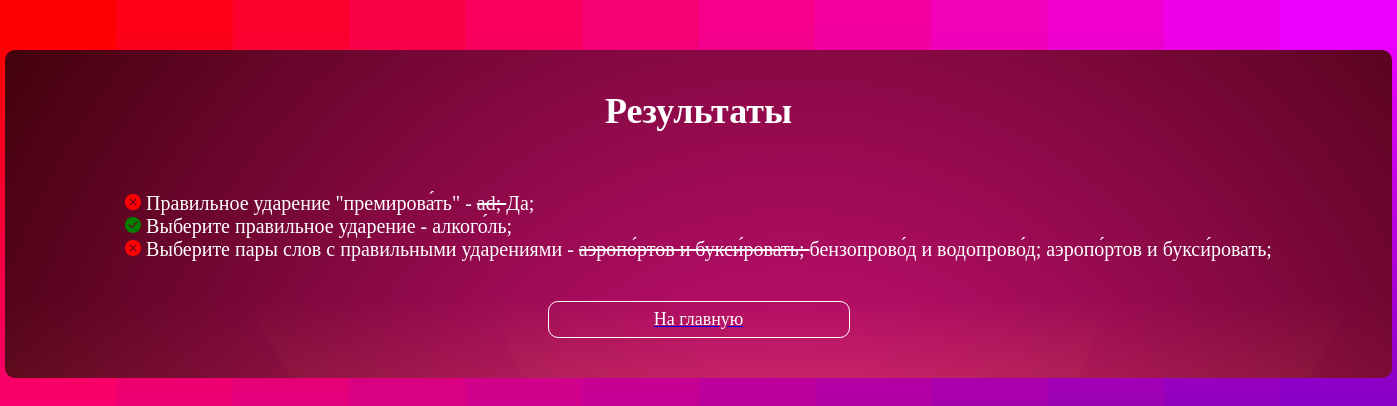
Screenshot of /result (signed in) with the database file from the repository.
### tables this page shows
CREATE TABLE "questions" (
			"id"	INTEGER PRIMARY KEY AUTOINCREMENT,
			"quest"	TEXT NOT NULL,
			"type"	TEXT NOT NULL,
			"answer" TEXT NOT NULL
		);

### app/routes.py (the view)
@app.route('/result')
def result():
    if 'id' not in session:
        return redirect(url_for('index'))
    questions = Questions(app.database_url, session)
    result = questions.getResults()
    return render_template('result.html', result=result)

### app/templates/result.html (shortened to what this page needs)
{% extends "base.html" %}
{% block content %}
<div class='container'>
    <div class='container__title'>Результаты</div>
    <div class='result'>
        {% for ans_block in result %}
        <div class='result__block'>
            {% for ans in ans_block %}
            <div class='result__item'>
                <span>{{ans.question}} - </span>
                {% if ans.answer != ans.answer_true %}
                <span class='result__error'>{{ans.answer}}</span>
                <span>{{ans.answer_true}}</span>
                {% else %}
                <span>{{ans.answer}}</span>
                {% endif %}
            </div>
            {% endfor %}
        </div>
        {% endfor %}
    </div>
    <a href='/'>
        <div class='button'>
            На главную
        </div>
    </a>
</div>
{% endblock %}

### app/templates/base.html (shortened to what this page needs)
<html>
    <head>
        <link rel="stylesheet" href="{{ url_for('static', filename='css/main.css') }}">
    </head>
    <body>
        {% block content %}{% endblock %}
    </body>
</html>

### app/static/css/main.css (style rules this page uses)
body { margin: 0; background-color: #ff0000; background-attachment: fixed; background-size: cover; color: #ffffff; }
.container { background-color: #330000; background-attachment: fixed; background-size: cover; margin-top: 50px; text-align: center; margin-left: auto; margin-right: auto; padding: 20px 100px; width: fit-content; border-radius: 10px; }
.container__title { font-size: 36px; font-weight: bold; padding: 20px 0; }
.button { width: 300px; height: 35px; margin-bottom: 20px; margin-left: auto; margin-right: auto; font-size: 18px; background: none; border: 1px solid #ffffff; color: #ffffff; line-height: 35px; cursor: pointer; border-radius: 10px; }
.result { font-size: 20px; width: max-content; max-width: 1200px; margin-left: auto; margin-right: auto; text-align: left; margin-bottom: 20px; }
.result__block { padding: 20px; margin-top: 20px; }
.result__error { text-decoration: line-through; }

### rows the page displays
questions: question "Правильное ударение \"премирова́ть\"", answer "ad;", answer_true "Да;"
questions: question "Выберите правильное ударение", answer "алкого́ль;"
questions: question "Выберите пары слов с правильными ударениями", answer "аэропо́ртов и букси́ровать;", answer_true "бензопрово́д и водопрово́д; аэропо́ртов и букси́ровать;"
